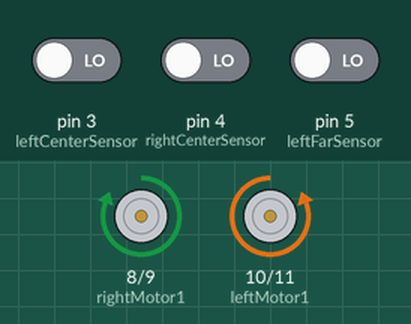
Bench run of a sketch on a simulated Arduino Uno, built with avr-gcc and run on an emulated ATmega328P. On the bench: motor-driver pin pairs drawn as motors (green arrow = first pin HIGH = forward, orange = second pin HIGH = backward, longer = more drive). The inputs (shaded band) are chosen by the test bench; at power-on: pin 3 (leftCenterSensor) LOW, pin 4 (rightCenterSensor) LOW, pin 5 (leftFarSensor) LOW.

Above: at 1.2 s.
1.3 s: pin 3 (leftCenterSensor) driven HIGH
At 1.8 s:
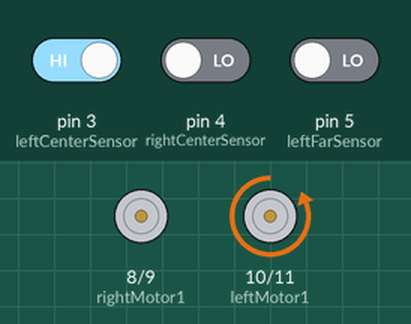
2.8 s: pin 4 (rightCenterSensor) driven HIGH
At 4.0 s:
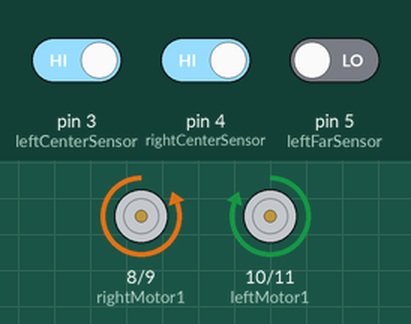
4.3 s: pin 3 (leftCenterSensor) driven LOW
At 5.3 s:
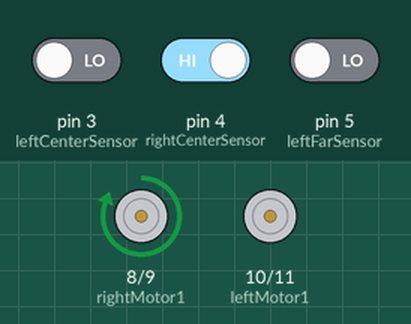
5.8 s: pin 4 (rightCenterSensor) driven LOW
At 6.4 s:
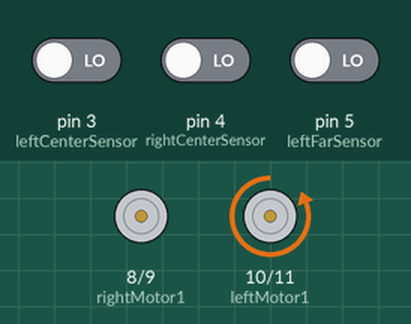
Timing chart, 0 to 8.3 s (numbered marks = the images above; inputs shaded):
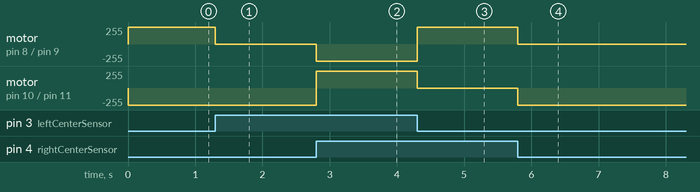

The sketch:

Line_Follower.ino
```cpp
/*
 *  Project: Line Follower
 *  Name: V. Sathish (munna)
 *  Website: http://www.sathishmun.comule.com/
 */


/*
0 0 - straight

1 1 - opp to straight

0 1 = one wheel off , another on

1 0 = opp to above
*/


int rightMotor1 = 8;  //rightMotor1
int rightMotor2 = 9;  //rightMotor2
int leftMotor1 = 10;  //leftMotor1
int leftMotor2 = 11;  //leftMotor2

int leftCenterSensor = 3;   //leftCenterSensor
int rightCenterSensor = 4;   //rightCenterSensor
int leftFarSensor  =  5;
int rightFarSensor = 6;

void setup()
{
 pinMode(rightMotor1, OUTPUT);
 pinMode(rightMotor2, OUTPUT);

 pinMode(leftCenterSensor, INPUT);
 pinMode(rightCenterSensor, INPUT);

 pinMode(leftMotor1, OUTPUT);
 pinMode(leftMotor2, OUTPUT);
}


void straight()
{
 digitalWrite(rightMotor1, HIGH);
  digitalWrite(rightMotor2, LOW);

  digitalWrite(leftMotor1, LOW);
  digitalWrite(leftMotor2, HIGH);

}

void  backward()
{

   digitalWrite(rightMotor1, LOW);
  digitalWrite(rightMotor2, HIGH);


  digitalWrite(leftMotor1, HIGH);
  digitalWrite(leftMotor2, LOW);
}

void left()
{


  digitalWrite(rightMotor1, HIGH);
  digitalWrite(rightMotor2, LOW);


  digitalWrite(leftMotor1, LOW);
  digitalWrite(leftMotor2, LOW);


  /*
  while(digitalRead(rightCenterSensor)== HIGH||digitalRead(leftCenterSensor)== HIGH){
     digitalWrite(leftMotor1, LOW);
    digitalWrite(leftMotor2, HIGH);
    digitalWrite(rightMotor1, HIGH);
    digitalWrite(rightMotor2, LOW);
    delay(2);
     digitalWrite(leftMotor1, LOW);
    digitalWrite(leftMotor2, LOW);
    digitalWrite(rightMotor1, LOW);
    digitalWrite(rightMotor2, LOW);
    delay(1);
  }

  while(digitalRead(rightCenterSensor)== LOW){
    digitalWrite(leftMotor1, LOW);
    digitalWrite(leftMotor2, HIGH);
    digitalWrite(rightMotor1, HIGH);
    digitalWrite(rightMotor2, LOW);
    delay(2);
    digitalWrite(leftMotor1, LOW);
    digitalWrite(leftMotor2, LOW);
    digitalWrite(rightMotor1, LOW);
    digitalWrite(rightMotor2, LOW);
    delay(1);
  }

  */
}


void right()
{

  digitalWrite(rightMotor1, LOW);
  digitalWrite(rightMotor2, LOW);


  digitalWrite(leftMotor1, LOW);
  digitalWrite(leftMotor2, HIGH);


/*

    while(digitalRead(rightCenterSensor)== HIGH){
     digitalWrite(leftMotor1, HIGH);
    digitalWrite(leftMotor2, LOW);
    digitalWrite(rightMotor1, LOW);
    digitalWrite(rightMotor2, HIGH);
    delay(2);
     digitalWrite(leftMotor1, LOW);
    digitalWrite(leftMotor2, LOW);
    digitalWrite(rightMotor1, LOW);
    digitalWrite(rightMotor2, LOW);
    delay(1);
  }
   while(digitalRead(rightCenterSensor)==LOW){
     digitalWrite(leftMotor1, HIGH);
    digitalWrite(leftMotor2, LOW);
    digitalWrite(rightMotor1, LOW);
    digitalWrite(rightMotor2, HIGH);
    delay(2);
     digitalWrite(leftMotor1, LOW);
    digitalWrite(leftMotor2, LOW);
    digitalWrite(rightMotor1, LOW);
    digitalWrite(rightMotor2, LOW);
    delay(1);
  }
   while((leftCenterSensor)== LOW){
     digitalWrite(leftMotor1, HIGH);
    digitalWrite(leftMotor2, LOW);
    digitalWrite(rightMotor1, LOW);
    digitalWrite(rightMotor2, HIGH);
    delay(2);
    digitalWrite(leftMotor1, LOW);
    digitalWrite(leftMotor2, LOW);
    digitalWrite(rightMotor1, LOW);
    digitalWrite(rightMotor2, LOW);
    delay(1);
  }
 */
}

void loop()
{

  if(digitalRead(leftCenterSensor) ==  HIGH && digitalRead(rightCenterSensor) ==  HIGH)
  {

    backward();

  }
  else if(digitalRead(leftCenterSensor) ==  LOW && digitalRead(rightCenterSensor) ==  LOW)
  {
     straight();
  }


  else if(digitalRead(leftCenterSensor) ==  LOW && digitalRead(rightCenterSensor) ==  HIGH)
  {
  left();

  }


  else if(digitalRead(leftCenterSensor) ==  HIGH && digitalRead(rightCenterSensor) ==  LOW)
  {
       right();
  }

  else if(digitalRead(leftFarSensor) == LOW  ||  digitalRead(rightFarSensor) == LOW)
  {

    while(digitalRead(leftFarSensor) == LOW || digitalRead(rightFarSensor) == LOW ||
                        digitalRead(leftCenterSensor) == HIGH &&  digitalRead(rightCenterSensor) == HIGH)
                        {
                          right();
                        }


  }
}
```

Measured:
- after the input at 1.3 s, motor on pin 8 (rightMotor1) / pin 9 (rightMotor2): forward 255/255 → stopped at once
- after the input at 2.8 s, motor on pin 8 (rightMotor1) / pin 9 (rightMotor2): stopped → backward 255/255 at once; motor on pin 10 (leftMotor1) / pin 11 (leftMotor2): backward 255/255 → forward 255/255 at once
- after the input at 4.3 s, motor on pin 8 (rightMotor1) / pin 9 (rightMotor2): backward 255/255 → forward 255/255 at once; motor on pin 10 (leftMotor1) / pin 11 (leftMotor2): forward 255/255 → stopped at once
- after the input at 5.8 s, motor on pin 8 (rightMotor1) / pin 9 (rightMotor2): forward 255/255 → stopped at once; motor on pin 10 (leftMotor1) / pin 11 (leftMotor2): stopped → backward 255/255 at once
